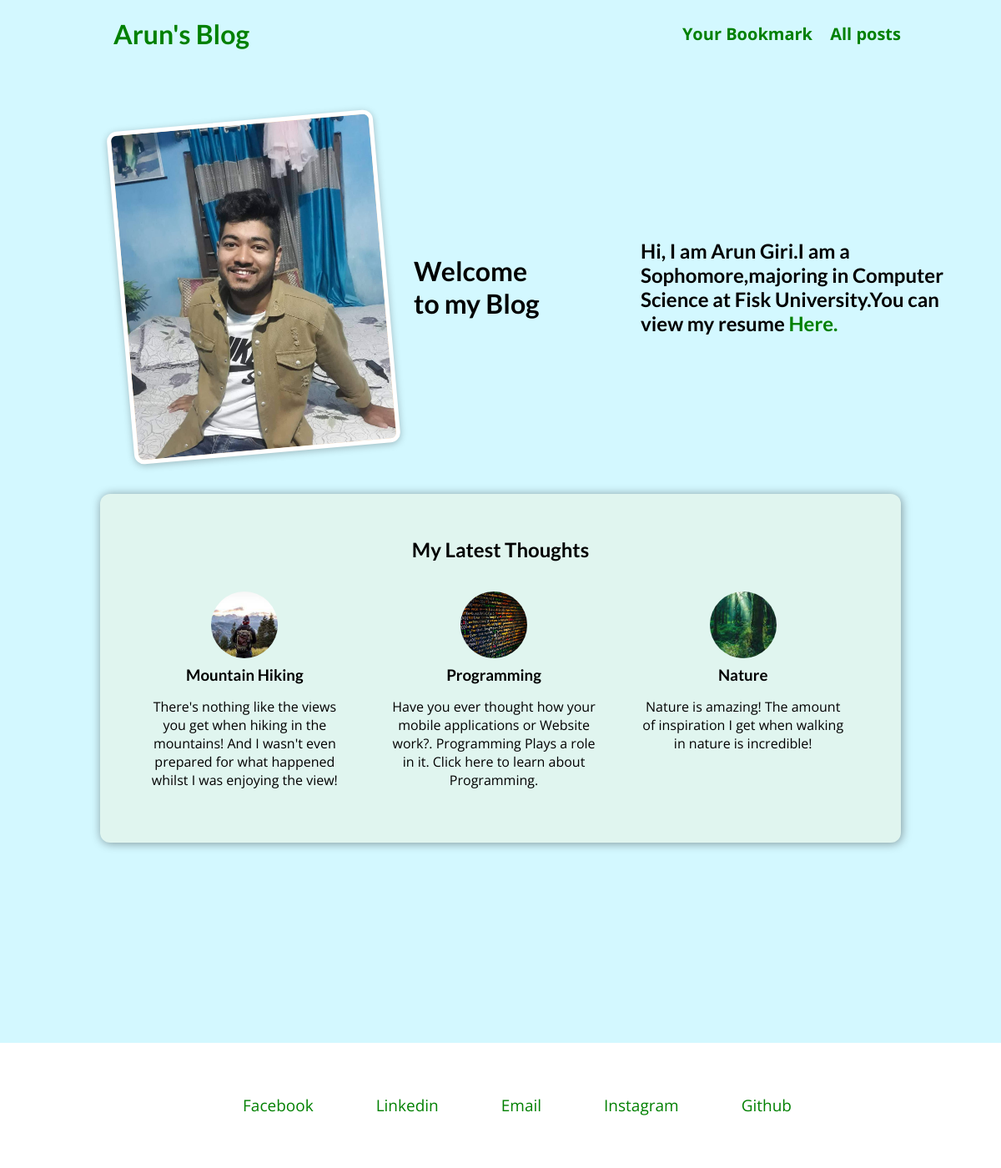
The app's page /, older data.
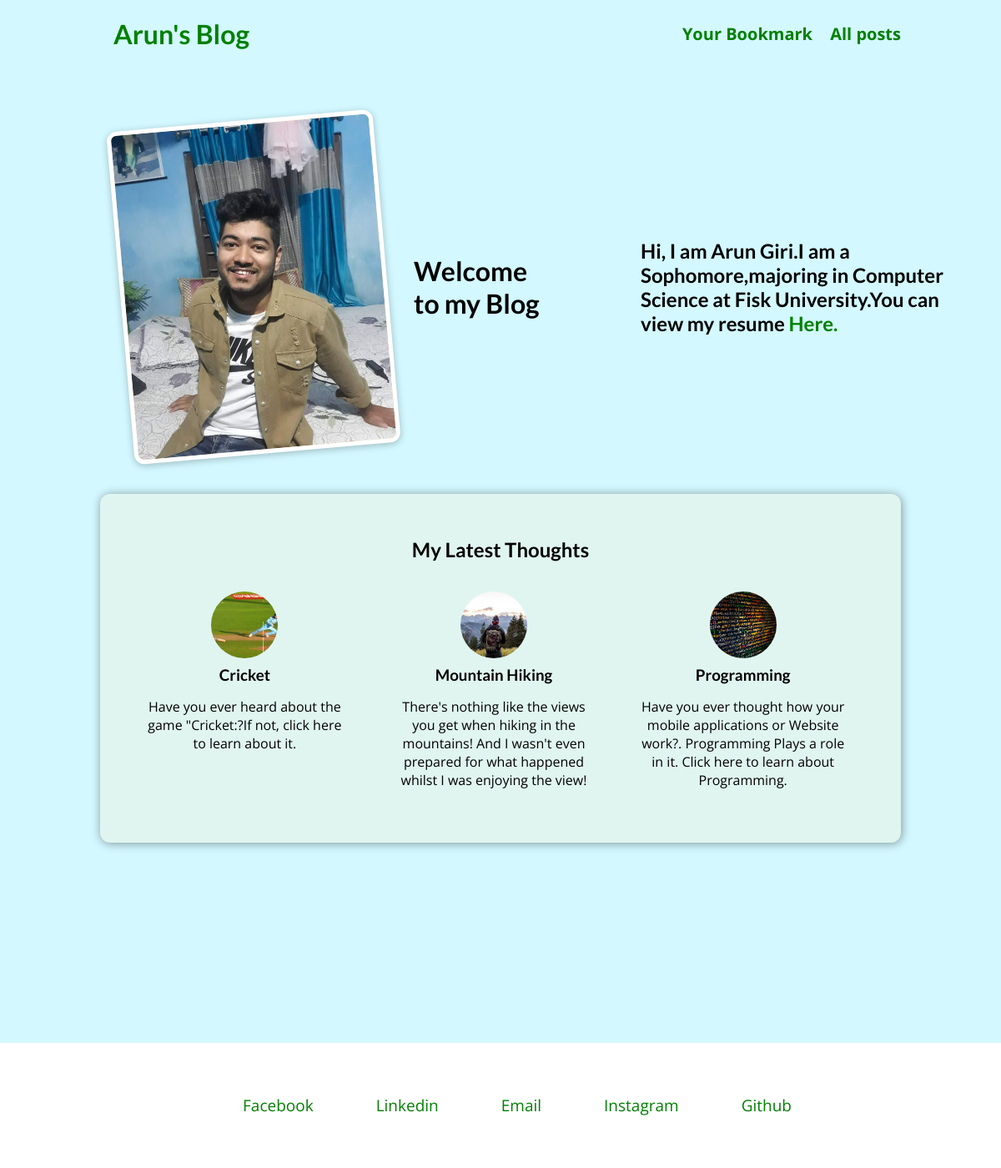
The same page, newer data.
### blog/models.py (models this page shows, shortened)
class Post(models.Model):
    title = models.CharField(max_length=50)
    image_name = models.ImageField(upload_to="posts",null=True)
    date = models.DateTimeField(auto_now=True)
    excerpt = models.CharField(max_length=200)
    content = models.TextField(validators=[MinLengthValidator(10)])
    author = models.ForeignKey(Author,on_delete=models.SET_NULL,related_name="posts",null=True)
    slug = models.SlugField(unique = True, db_index=True)
    tag = models.ManyToManyField(Tag)

### blog/views.py (the view)
# urls.py: path("", views.starting_page, name="starting-page"),
def starting_page(request):
  latest_posts = Post.objects.all().order_by("-date")[0:3]
  return render(request, "blog/index.html", {"posts": latest_posts})

### blog/templates/blog/index.html (shortened to what this page needs)
{% extends "base.html" %}
{% load static%}
   {% block css_files%}
   <link rel="stylesheet" href="{% static "blog/post.css" %}"/>
   <link rel="stylesheet" href="{% static "blog/index.css" %}"/>
  {% endblock%}
   {% block content%}
   <section id="welcome">
     <header>
       <img src="{% static "blog/images/arun.jpeg" %}" alt="Arun-Author of the blog"/>
       <h2> Welcome to my Blog<h2>
        <p>Hi, I am  Arun Giri.I am a Sophomore,majoring in Computer Science at Fisk University.You can view my resume <a href="../../static/blog/images/ArunGiri.pdf" download>Here.</a></p>
     </header>
   </section>
   <section id="latest-posts">
     <h2>My Latest Thoughts</h2>
     <ul>
      {% for post in posts%}
      {% include "blog/includes/post.html"%}
      {% endfor %}
   </section>
   <footer>
    <ul>
        <li><a target=" " href="https://www.facebook.com/arun.giri.73932/">Facebook</a></li>
        <li><a href="https://www.linkedin.com/in/arungiri12/">Linkedin</a></li>
        <li><a href="mailto:arungirii100@gmail.com">Email</a></li>
        <li><a href="mailto:arungirii100@gmail.com">Instagram</a></li>
        <li><a target=" " href="https://github.com/ArunGiri392/">Github</a></li>
    </ul>
  </footer>
   {% endblock %}

### blog/templates/blog/includes/post.html
{% load static%}
<li>
    <article class="post">
      <a href="{% url "post-detail" post.slug%}">
        <img src="{{post.image_name.url}}" alt="{{post.title}}"/>
        <div class="post_content">
          <h3> {{ post.title }} </h3>
          <p>{{post.excerpt}}</p>
        </div>
      </a>
    </article>
  </li>

Row changes from the older to the newer data that the page shows:
no longer on this page (row unchanged): Post: image_name (picture), title "Nature", excerpt "Nature is amazing! The amount of inspiration I get when walking in nature is incredible!"
now on this page (row edited): Post: image_name (picture), title "Cricket", excerpt "Have you ever heard about the game \"Cricket:?If not, click here to learn about it."
